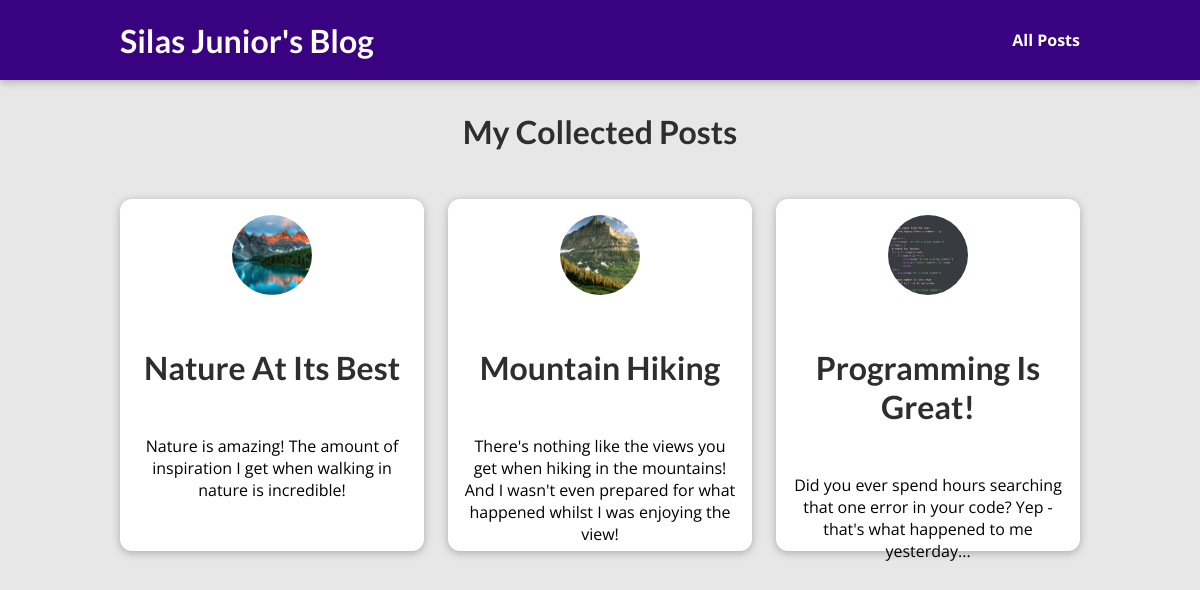
/posts/, run on the app's committed database.
### blog/models.py (models this page shows, shortened)
class Posts(models.Model):
    title = models.CharField(max_length=150)
    image = models.ImageField(upload_to="posts", null=True, blank=True)
    author = models.ForeignKey(Author,on_delete=models.CASCADE, related_name="posts")
    excerpt = models.CharField(max_length=200)
    date = models.DateField(default=timezone.now)
    slug = models.SlugField(unique=True, db_index=True)
    content = models.TextField(validators=[MinLengthValidator(10)])
    tags = models.ManyToManyField(Tag)
    class Meta:
        verbose_name_plural = "Posts"

### blog/views.py (the view)
# urls.py: path("posts/", views.AllPostsView.as_view(), name="posts-page"),
class AllPostsView(ListView):
    template_name = "blog/all-posts.html"
    model = Posts
    ordering = ["-date"]
    context_object_name = "all_posts"

### blog/templates/blog/all-posts.html (shortened to what this page needs)
{% extends "base.html" %}
{% load static %}
{% block css_files%}
    <link rel="stylesheet" href="{% static "blog/all-posts.css" %}"/>
    <link rel="stylesheet" href="{% static "blog/includes/post.css" %}">
{% endblock %}
{%block content%}
<section id="all-posts">
<h2> My Collected Posts </h2>
<ul>
    {% for post in all_posts %}
        {% include "blog/includes/post.html" %}
    {% endfor %}
</ul>
</section>
{%endblock%}

### blog/templates/blog/includes/post.html
{% load static %}
<li>
          <article class="post">
            <a href="{% url 'post-detail-page' post.slug %}">
                <img src="{{post.image.url}}" alt="{{post.title}}"/>
                <div class="post__content">
                <h2>{{post.title}}</h2>
                <p>{{post.excerpt}}</p>
                </div>
            </a>
          </article>
        </li>

### static/app.css (style rules this page uses)
* { box-sizing: border-box; }
html { font-family: 'Open Sans', 'Lato', sans-serif; }
body { margin: 0; }
h1, h2, h3 { font-family: 'Lato', sans-serif; font-weight: bold; }

### blog/static/blog/all-posts.css (style rules this page uses)
body { background-color: #e7e7e7; }
#all-posts { margin: 7rem auto; width: 90%; max-width: 60rem; }
#all-posts h2 { text-align: center; font-size: 2rem; color: #2e2e2e; margin: 3rem 0; }
ul { list-style: none; margin: 0; padding: 0; display: grid; grid-template-columns: repeat(auto-fill, minmax(17rem, 1fr)); gap: 1.5rem; }
.post img { width: 7rem; height: 7rem; }
.post a { height: 22rem; transform-origin: center; box-shadow: 0 2px 8px rgba(0, 0, 0, 0.25); border-radius: 12px; background-color: white; }

### blog/static/blog/includes/post.css (style rules this page uses)
.post { display: flex; flex-direction: column; align-items: center; text-align: center; }
.post a { text-decoration: none; color: black; transition: all 0.2s ease; padding: 1rem; }
.post img { width: 5rem; height: 5rem; object-fit: cover; border-radius: 50%; }

### data on the page
Posts: image (picture), title "Nature At Its Best", excerpt "Nature is amazing! The amount of inspiration I get when walking in nature is incredible!"
Posts: image (picture), title "Mountain Hiking", excerpt "There's nothing like the views you get when hiking in the mountains! And I wasn't even prepared for what happened whilst I was enjoying the view!"
Posts: image (picture), title "Programming Is Great!", excerpt "Did you ever spend hours searching that one error in your code? Yep - that's what happened to me yesterday..."
